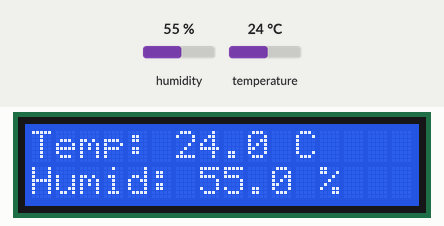
Simulated run of this sketch. Board: Arduino Uno, built with avr-gcc and run on an emulated ATmega328P. Parts: 16×2 character LCD. The test bench sets the inputs (shaded band); at power-on: humidity 55 %, temperature 24 °C.

Above: at 3.2 s.
3.3 s: humidity set to 22 %
At 5.1 s:
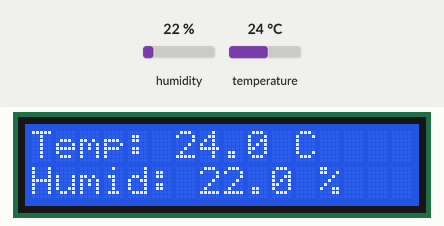
6.0 s: temperature set to 12 °C
At 6.5 s:
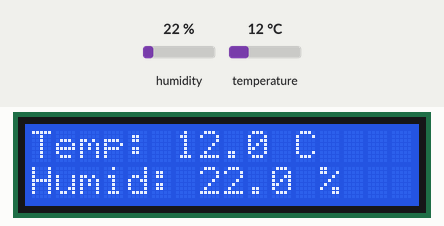
8.7 s: humidity set to 40 %
At 10.6 s:
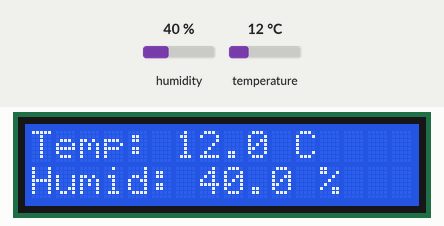
11.7 s: temperature set to 19 °C
At 13.3 s:
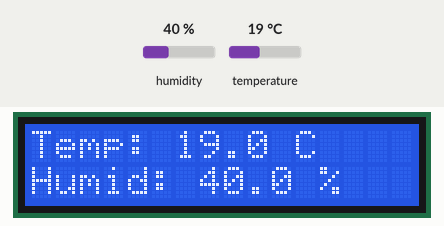
Timing chart, 0 to 14.8 s (numbered marks = the images above; inputs shaded):
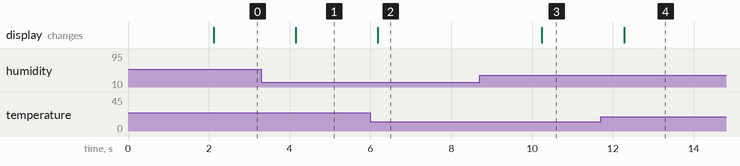

The sketch:

DHT_LCD_v1.ino
```cpp
#include <Wire.h>
#include <LiquidCrystal_I2C.h>
#include <DHT.h>

// Định nghĩa chân và loại cảm biến
#define DHTPIN 2      // Chân kết nối DATA của DHT22
#define DHTTYPE DHT22 // Loại cảm biến: DHT22

// Khởi tạo cảm biến và màn hình LCD
DHT dht(DHTPIN, DHTTYPE);
LiquidCrystal_I2C lcd(0x27, 16, 2); // Địa chỉ I2C của LCD có thể thay đổi (0x27 hoặc 0x3F)

void setup() {
  // Khởi động cảm biến DHT và LCD
  dht.begin();
  lcd.init();
  lcd.backlight(); // Bật đèn nền LCD

  // Hiển thị thông báo khởi động
  lcd.setCursor(0, 0);
  lcd.print("DHT22 Sensor");
  lcd.setCursor(0, 1);
  lcd.print("Initializing...");
  delay(2000);
  lcd.clear();
}

void loop() {
  // Đọc dữ liệu từ cảm biến
  float humidity = dht.readHumidity();
  float temperature = dht.readTemperature();

  // Kiểm tra lỗi đọc dữ liệu
  if (isnan(humidity) || isnan(temperature)) {
    lcd.setCursor(0, 0);
    lcd.print("Error reading");
    lcd.setCursor(0, 1);
    lcd.print("sensor data!");
    delay(2000);
    return;
  }

  // Hiển thị nhiệt độ và độ ẩm lên LCD
  lcd.setCursor(0, 0);
  lcd.print("Temp: ");
  lcd.print(temperature, 1); // In nhiệt độ (1 số lẻ)
  lcd.print(" C");

  lcd.setCursor(0, 1);
  lcd.print("Humid: ");
  lcd.print(humidity, 1); // In độ ẩm (1 số lẻ)
  lcd.print(" %");

  delay(2000); // Cập nhật mỗi 2 giây
}
```

Measured:
- after the input at 3.3 s, the display: changes after 0.85 s (image 1)
- after the input at 6.0 s, the display: changes after 0.18 s (image 2)
- after the input at 8.7 s, the display: changes after 1.5 s (image 3)
- after the input at 11.7 s, the display: changes after 0.58 s (image 4)
